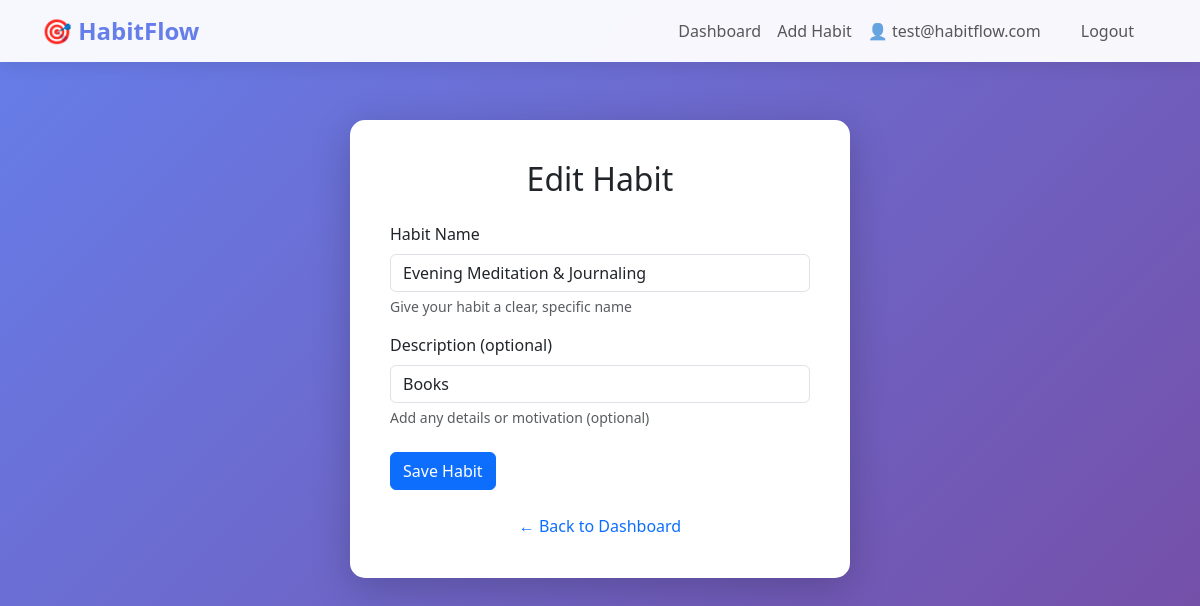
Screenshot of /habits/4/edit (signed in) with the database file from the repository.
### models.py (models this page shows, shortened)
class User(UserMixin, db.Model):
    __tablename__ = "user"
    id = db.Column(db.Integer, primary_key=True, autoincrement=True)
    email = db.Column(db.String(120), unique=True, nullable=False, index=True)
    password_hash = db.Column(db.String(150), nullable=False)
    created_at = db.Column(db.DateTime, default=datetime.utcnow, nullable=False)
    habits = db.relationship(
        "Habit",
        backref="user",
        lazy=True,
        cascade="all, delete-orphan"
    )

class Habit(db.Model):
    __tablename__ = "habit"
    id = db.Column(db.Integer, primary_key=True, autoincrement=True)
    user_id = db.Column(
        db.Integer,
        db.ForeignKey("user.id"),
        nullable=False,
        index=True
    )
    name = db.Column(db.String(100), nullable=False)
    description = db.Column(db.String(500), nullable=True)
    streak_count = db.Column(db.Integer, default=0, nullable=False)
    last_completed = db.Column(db.Date, nullable=True)
    created_at = db.Column(db.DateTime, default=datetime.utcnow, nullable=False)

### habits.py (the view)
@habits_bp.route('/<int:habit_id>/edit', methods=['GET', 'POST'])
@login_required
def edit_habit(habit_id):
    habit = Habit.query.get_or_404(habit_id)
    if habit.user_id != current_user.id:
        flash('You do not have permission to edit this habit.', 'danger')
        return redirect(url_for('habits.dashboard'))
    form = HabitForm()
    if form.validate_on_submit():
        habit.name = form.name.data
        habit.description = form.description.data
        db.session.commit()
        flash(f'Habit "{habit.name}" updated successfully!', 'success')
        return redirect(url_for('habits.dashboard'))
    elif request.method == 'GET':
        form.name.data = habit.name
        form.description.data = habit.description
    return render_template('habit_form.html', form=form, title='Edit Habit', habit=habit)

### forms.py
class HabitForm(FlaskForm):
    name = StringField(
        'Habit Name',
        validators=[
            DataRequired(message='Habit name is required'),
            Length(min=2, max=100, message='Name must be between 2 and 100 characters')
        ],
        render_kw={"placeholder": "e.g., Morning Workout", "class": "form-control"}
    )
    description = StringField(
        'Description (optional)',
        validators=[
            Length(max=500, message='Description must be less than 500 characters')
        ],
        render_kw={"placeholder": "Add details about your habit", "class": "form-control"}
    )
    submit = SubmitField('Save Habit', render_kw={"class": "btn btn-primary"})

### app.py (called while the page is built)
@login_manager.user_loader
def load_user(user_id):
    from models import User
    return User.query.get(int(user_id))

### templates/habit_form.html (shortened to what this page needs)
{% extends "base.html" %}
{% block content %}
<div class="auth-card">
    <h2 class="text-center mb-4">{{ title }}</h2>
    <form method="POST" action="">
        <div class="mb-3">
            {{ form.name.label(class="form-label") }}
            {{ form.name }}
            <div class="form-text">Give your habit a clear, specific name</div>
        </div>
        <div class="mb-4">
            {{ form.description.label(class="form-label") }}
            {{ form.description }}
            <div class="form-text">Add any details or motivation (optional)</div>
        </div>
        <div class="mb-3">
            {{ form.submit }}
        </div>
    </form>
    <div class="text-center mt-4">
        <a href="{{ url_for('habits.dashboard') }}" class="text-decoration-none">
            ← Back to Dashboard
        </a>
    </div>
</div>
{% endblock %}

### templates/base.html (shortened to what this page needs)
<!DOCTYPE html>
<html lang="en">
<head>
    <link href="https://cdn.jsdelivr.net/npm/bootstrap@5.3.0/dist/css/bootstrap.min.css" rel="stylesheet">
</head>
<body>
    <nav class="navbar navbar-expand-lg navbar-light fixed-top">
        <div class="container">
            <a class="navbar-brand brand-name" href="/">
                🎯 HabitFlow
            </a>
            <div class="collapse navbar-collapse" id="navbarNav">
                <ul class="navbar-nav ms-auto">
                    {% if current_user.is_authenticated %}
                        <li class="nav-item">
                            <a class="nav-link" href="{{ url_for('habits.dashboard') }}">Dashboard</a>
                        </li>
                        <li class="nav-item">
                            <a class="nav-link" href="{{ url_for('habits.add_habit') }}">Add Habit</a>
                        </li>
                        <li class="nav-item">
                            <span class="nav-link">👤 {{ current_user.email }}</span>
                        </li>
                        <li class="nav-item">
                            <a class="nav-link btn btn-outline-danger ms-2 px-4" href="{{ url_for('auth.logout') }}">Logout</a>
                        </li>
                    {% endif %}
                </ul>
            </div>
        </div>
    </nav>
    <div class="container content-container">
        {% block content %}{% endblock %}
    </div>
</body>
</html>

### templates/base.html (style rules this page uses)
body { font-family: 'Segoe UI', Tahoma, Geneva, Verdana, sans-serif; background: linear-gradient(135deg, #667eea 0%, #764ba2 100%); min-height: 100vh; padding-top: 70px; }
.navbar { background: rgba(255, 255, 255, 0.95) !important; backdrop-filter: blur(10px); box-shadow: 0 2px 20px rgba(0,0,0,0.1); }
.brand-name { font-weight: 700; color: #667eea; font-size: 1.5rem; }
.content-container { margin-top: 30px; margin-bottom: 50px; }
.auth-card { background: white; border-radius: 15px; padding: 40px; box-shadow: 0 10px 40px rgba(0,0,0,0.2); max-width: 500px; margin: 0 auto; }

### rows the page displays
User: email "test@habitflow.com"
Habit: name "Evening Meditation & Journaling", description "Books"

### other values shown
{{ title }} "Edit Habit"
